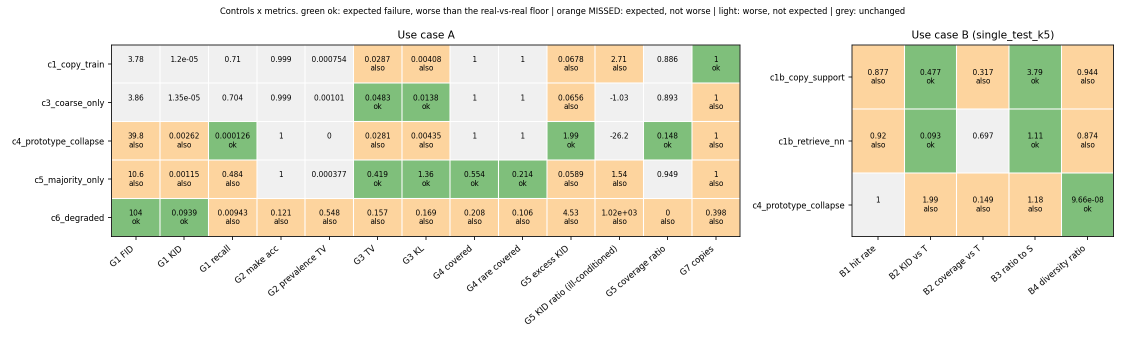
#> input picture reports/metric_validation.png, 2250 x 675 px (shown at 1/2 size)
$ python -i native.py   (imports and definitions only)
#> lines starting #> are read from the running program, lines starting #| are printed output that depends on the picture
#> further down, picture is the input picture: PIL image 2250x675 RGBA; mean R, G, B, A 233.5, 231.8, 214.9, 255
"""Native preprocessing of published baselines. ONLY for reproducing published numbers (Step 3).
Never use these for comparison tables: every compared number comes from the stored bbox15 PNGs.
"""
from PIL import Image

from lsgen.data.crops import devkit_bbox_to_px


def native_finegan(img, bbox, rng=None, load_size=152, crop_size=128):
    """FineGAN: square of side 1.5 * max(w, h) centred on the bbox, CLAMPED at the borders (may be
    non-square), short side -> 152 (bilinear), random 128 crop + random flip (rng given) or centre crop."""
    img = img.convert("RGB")
    W, H = img.size
    x1, y1, x2, y2 = devkit_bbox_to_px(bbox, W, H)
    r = int(max(x2 - x1, y2 - y1) * 0.75)
    cx, cy = int((x1 + x2) / 2), int((y1 + y2) / 2)
    img = img.crop((max(0, cx - r), max(0, cy - r), min(W, cx + r), min(H, cy + r)))
    return _short_side_then_crop(img, load_size, crop_size, rng)


def native_c3gan(img, rng=None, size=128):
    """C3-GAN: whole image, short side -> 128 (bilinear), random crop + flip (train, rng given) / centre crop."""
    return _short_side_then_crop(img.convert("RGB"), size, size, rng)


def _short_side_then_crop(img, load_size, crop_size, rng):
#> called with load_size = 128, crop_size = 128
    w, h = img.size
#> w = 2250; h = 675
    k = load_size / min(w, h)
#> k = 0.19
    img = img.resize((max(load_size, round(w * k)), max(load_size, round(h * k))), Image.BILINEAR)
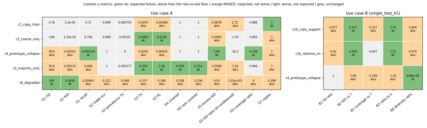
#> img: PIL image 427x128 RGB; mean R, G, B 233.5, 231.8, 214.9
    w, h = img.size
#> w = 427; h = 128
    if rng is None:
        x, y = (w - crop_size) // 2, (h - crop_size) // 2
#> x = 149; y = 0
    else:
        x, y = int(rng.integers(0, w - crop_size + 1)), int(rng.integers(0, h - crop_size + 1))
    img = img.crop((x, y, x + crop_size, y + crop_size))
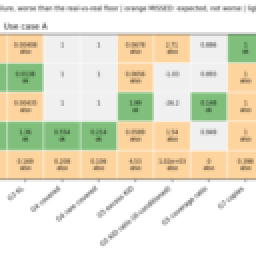
#> img: PIL image 128x128 RGB (shown 2 times larger); mean R, G, B 230.1, 226.8, 206
    if rng is not None and rng.random() < 0.5:
        img = img.transpose(Image.FLIP_LEFT_RIGHT)
    return img

>>> from PIL import Image
>>> picture = Image.open('../../reports/metric_validation.png')
>>> result = native_c3gan(picture)
